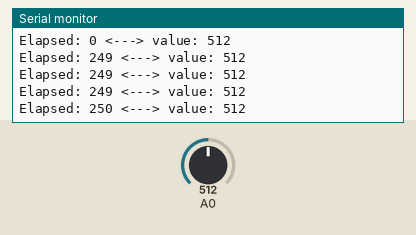
Bench run of a sketch on a simulated Arduino Uno, built with avr-gcc and run on an emulated ATmega328P. On the bench: the last lines printed to the serial monitor. The test bench sets the inputs (shaded band); at power-on: A0 = 512.

Above: at 1.2 s.
1.3 s: A0 set to 716
At 1.43 s:
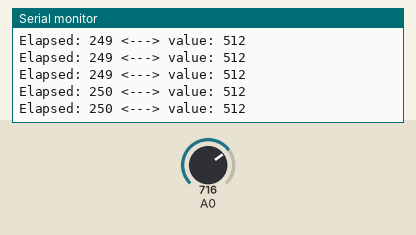
2.8 s: A0 set to 900
At 2.93 s:
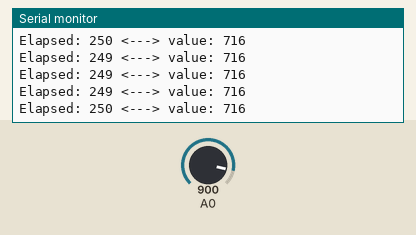
Timing chart, 0 to 5.8 s (numbered marks = the images above; inputs shaded):
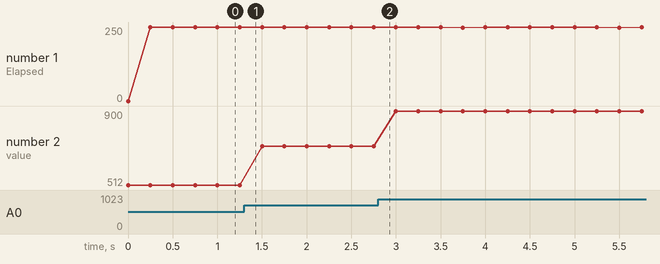

Measured:
- plotted number 2: 512 → 716 after the input at 1.3 s, 716 → 900 after the input at 2.8 s

The sketch:

Task_4.ino
```cpp
// Реализовать опрос аналогового пина раз в 250 ms (датчик можно не подключать)

// Частота МК = 16'000'000
// Предделитель = 256
// Частота таймера = 16'000'000 / 256 = 62'500 (Тактов в секунду)
// Количество значений для счётчика = 65'536 <---> [0..65535]
// Прерывание срабатывает при сравнении счетика со сравнимым значением ->
// -> Сравнимое значение = частота таймера / кол-во нужных прерываний в секунду
// -> Сравнимое значение = 62'500 / 4 (1 раз в 250 ms) = 15'625

unsigned int timer = 0;
volatile int value = 0;
volatile bool is_changed = false;

ISR(TIMER1_COMPA_vect)   // Прерывание на сравнение 1 таймера со значением
{
    value = analogRead(A0);
    is_changed = true;
}

void setup()
{
    Serial.begin(9600);

    DDRC &= ~(1 << 0);  // set input A0

    // Инициализация Таймера 1 (16 бит)
     TCCR1A = 0;
     TCCR1B = 0;

     OCR1A = 15625;    // Output Compare Register A

    // reference -> datasheet
    TIMSK1 |= 0x02; //  Timer/Counter1, Output Compare A Match Interrupt Enable
    TCCR1B |= 0x04; // 256 prescaller for B channel;
    TCCR1B |= 0x8;  // Clear Timer on Compare Match (CTC) mode
    TCNT1 = 0;  //Timer/Counter 1 Counter Value

    SREG |= 0x80;   // Global Interrupt Enable
}

void loop()
{
    if (is_changed)
    {
        Serial.print("Elapsed: ");
        Serial.print(millis() - timer);
        Serial.print(" <---> value: ");
        Serial.println(value);
        is_changed = false;
        timer = millis();
    }
}
```
